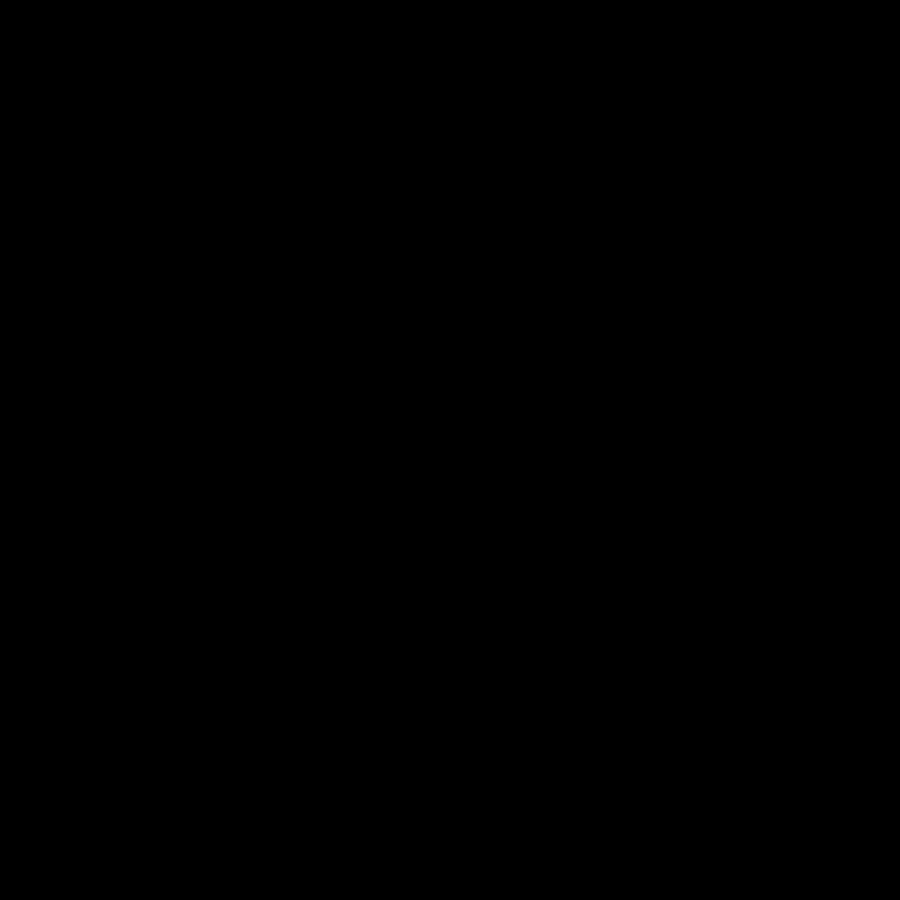
Frame 1 (no input)
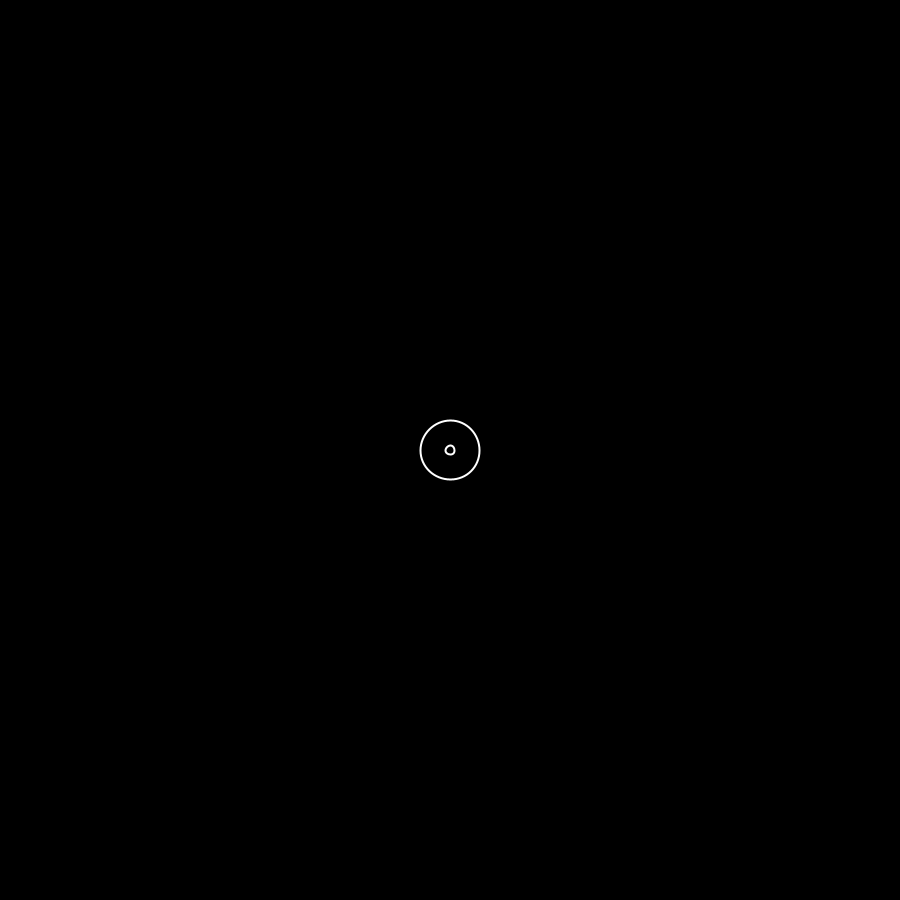
Frame 60 (the mouse pressed at the canvas centre just before this capture)
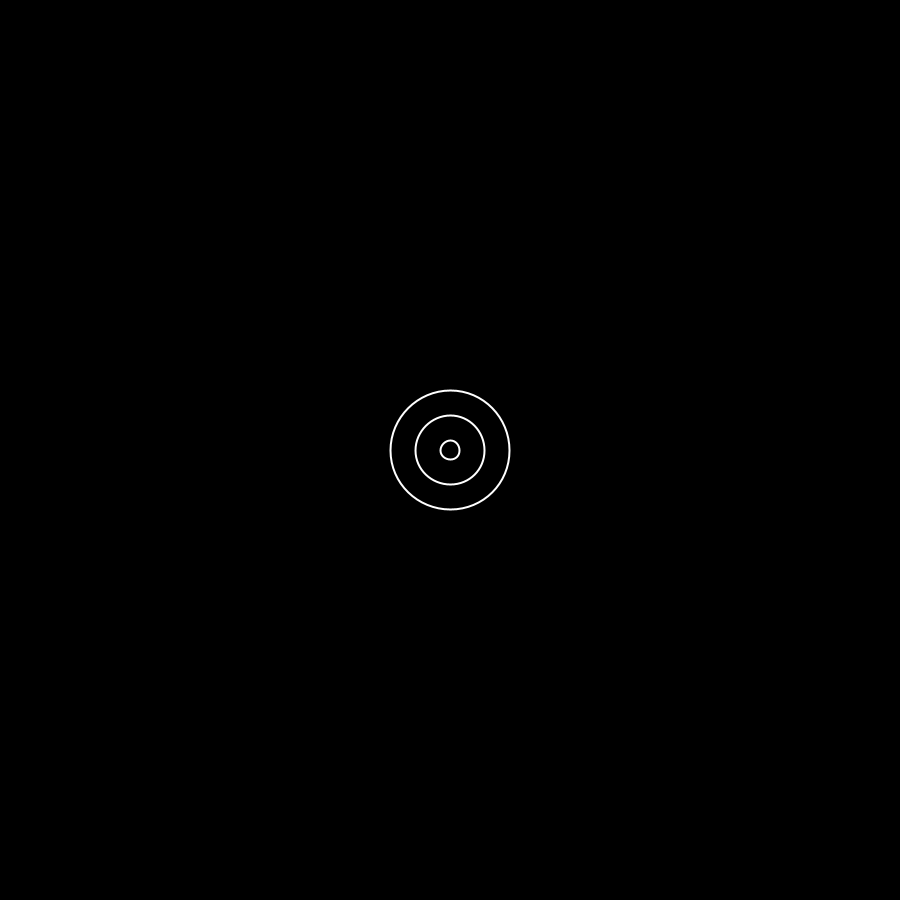
Frame 120 (the mouse held since frame 60 and released just before this capture)

The Processing sketch that drew these frames (run headless with seeded random() and noise(); from frame 60 on, the mouse is pressed at the canvas centre):

// Processing sketch: sketch_08_07_formalcontrasts
// ── sketch_08_07_formalcontrasts.pde
float circleSize = 0; // starting at size = 0 for the circle
float alphaLevel = 255; //initial alpha or opacity value is maximum

void setup() {
  size(900, 900);
  background(0);
  smooth();
  noFill();
}

void draw() {  
  background(0);
  stroke(255, alphaLevel);
  strokeWeight(2);
  ellipseMode(CENTER);
  rectMode(CENTER);

  for (int i = 0; i < circleSize; i = i + 50) {
    ellipse(width/2, height/2, circleSize - i, circleSize - i);
  }

  circleSize = circleSize + 1;

  if (circleSize == 300) {
    circleSize = 0;
  }

  if (circleSize>300 && circleSize<500) {
    alphaLevel = map(circleSize, 300, 400, 255, 0);
    rect(width/2, height/2, circleSize , circleSize );
  } else {
    alphaLevel = 255;
  }
}
